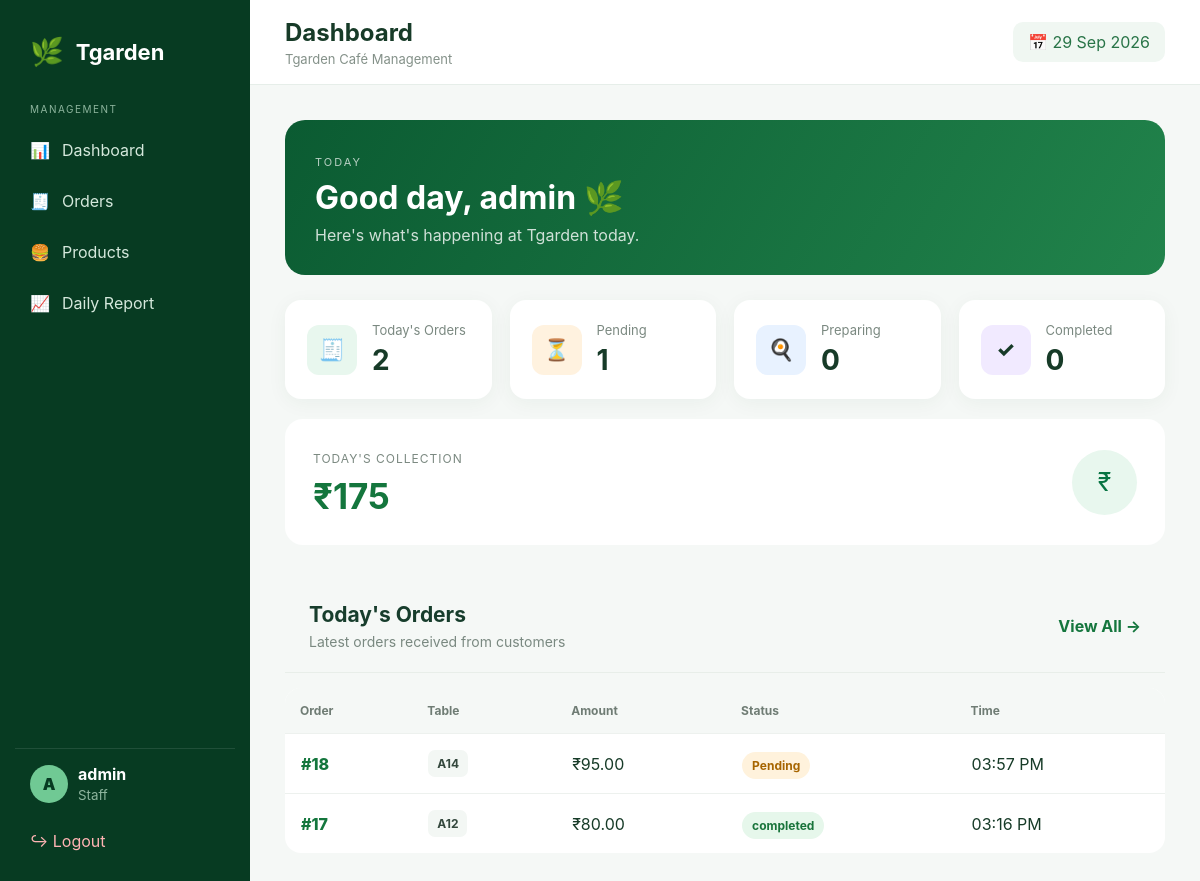
Before: /staff/ (signed in) with the older database file.
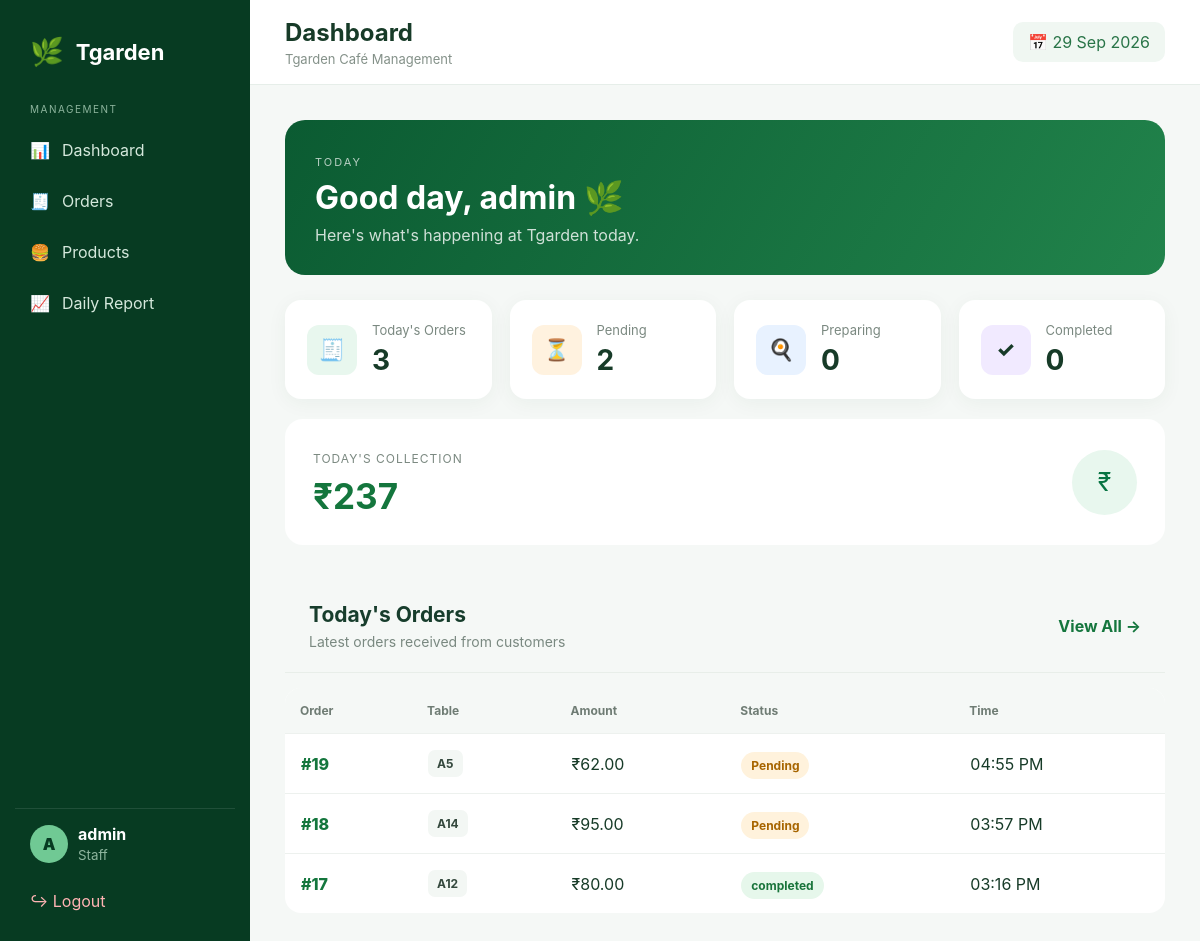
After: the same page with the newer database file.
### cafe/models.py (models this page shows, shortened)
class Order(models.Model):
    STATUS_CHOICES = [
        ("Pending", "Pending"),
        ("Preparing", "Preparing"),
        ("Ready", "Ready"),
        ("Completed", "Completed"),
        ("Cancelled", "Cancelled"),
    ]
    table_name = models.CharField(
        max_length=100
    )
    total_amount = models.DecimalField(
        max_digits=10,
        decimal_places=2,
        default=0
    )
    status = models.CharField(
        max_length=20,
        choices=STATUS_CHOICES,
        default="Pending"
    )
    created_at = models.DateTimeField(
        auto_now_add=True
    )
    class Meta:
        ordering = ["-created_at"]

### staff/views.py (the view)
@staff_required
def dashboard(request):
    today = timezone.localdate()
    today_orders = Order.objects.filter(
        created_at__date=today
    )
    collection = (
        today_orders
        .exclude(status="Cancelled")
        .aggregate(
            total=Sum("total_amount")
        )["total"]
        or Decimal("0")
    )
    recent_orders = today_orders.order_by(
        "-created_at"
    )[:10]
    context = {
        "today": today,
        "total_orders": today_orders.count(),
        "pending_orders": today_orders.filter(
            status="Pending"
        ).count(),
        "preparing_orders": today_orders.filter(
            status="Preparing"
        ).count(),
        "ready_orders": today_orders.filter(
            status="Ready"
        ).count(),
        "completed_orders": today_orders.filter(
            status="Completed"
        ).count(),
        "cancelled_orders": today_orders.filter(
            status="Cancelled"
        ).count(),
        "collection": collection,
        "recent_orders": recent_orders,
    }
    return render(
        request,
        "staff/dashboard.html",
        context
    )

### staff/views.py (called while the page is built)
def is_staff(user):
    return user.is_authenticated and user.is_staff

### staff/templates/staff/dashboard.html (shortened to what this page needs)
{% extends "staff/base.html" %}
{% block page_title %}
Dashboard
{% endblock %}
{% block content %}
<div class="welcome-banner">
    <div>
        <span>TODAY</span>
        <h1>
            Good day, {{ request.user.username }} 🌿
        </h1>
        <p>
            Here's what's happening at Tgarden today.
        </p>
    </div>
</div>
<div class="stats-grid">
    <div class="stat-card">
        <div class="stat-icon green">
            🧾
        </div>
        <div>
            <span>Today's Orders</span>
            <strong>
                {{ total_orders }}
            </strong>
        </div>
    </div>
    <div class="stat-card">
        <div class="stat-icon orange">
            ⏳
        </div>
        <div>
            <span>Pending</span>
            <strong>
                {{ pending_orders }}
            </strong>
        </div>
    </div>
    <div class="stat-card">
        <div class="stat-icon blue">
            🍳
        </div>
        <div>
            <span>Preparing</span>
            <strong>
                {{ preparing_orders }}
            </strong>
        </div>
    </div>
    <div class="stat-card">
        <div class="stat-icon purple">
            ✓
        </div>
        <div>
            <span>Completed</span>
            <strong>
                {{ completed_orders }}
            </strong>
        </div>
    </div>
</div>
<div class="collection-card">
    <div>
        <span>
            TODAY'S COLLECTION
        </span>
        <h2>
            ₹{{ collection }}
        </h2>
    </div>
    <div class="collection-icon">
        ₹
    </div>
</div>
<div class="section-header">
    <div>
        <h2>
            Today's Orders
        </h2>
        <p>
            Latest orders received from customers
        </p>
    </div>
    <a
        href="{% url 'staff:orders' %}"
        class="view-button"
    >
        View All →
    </a>
</div>
<div class="orders-table">
    <table>
        <thead>
            <tr>
                <th>
                    Order
                </th>
                <th>
                    Table
                </th>
                <th>
                    Amount
                </th>
                <th>
                    Status
                </th>
                <th>
                    Time
                </th>
            </tr>
        </thead>
        <tbody>
        {% for order in recent_orders %}
            <tr>
                <td>
                    <a
                        href="{% url 'staff:order_detail' order.id %}"
                    >
                        #{{ order.id }}
                    </a>
                </td>
                <td>
                    <span class="table-badge">
                        {{ order.table_name }}
                    </span>
                </td>
                <td>
                    ₹{{ order.total_amount }}
                </td>
                <td>
                    <span class="status {{ order.status|lower }}">
                        {{ order.status }}
                    </span>
                </td>
                <td>
                    {{ order.created_at|date:"h:i A" }}
                </td>
            </tr>
        {% empty %}
            <tr>
                <td colspan="5">
                    No orders received today.
                </td>
            </tr>
        {% endfor %}
        </tbody>
    </table>
</div>
{% endblock %}

Changed rows visible on the page:
added Order: id "19", table_name "A5", total_amount "62.00", status "Pending", created_at "04:55 PM"
Other visible differences:
{{ total_orders }}: "2" → "3"
{{ pending_orders }}: "1" → "2"
{{ collection }}: "175" → "237"
